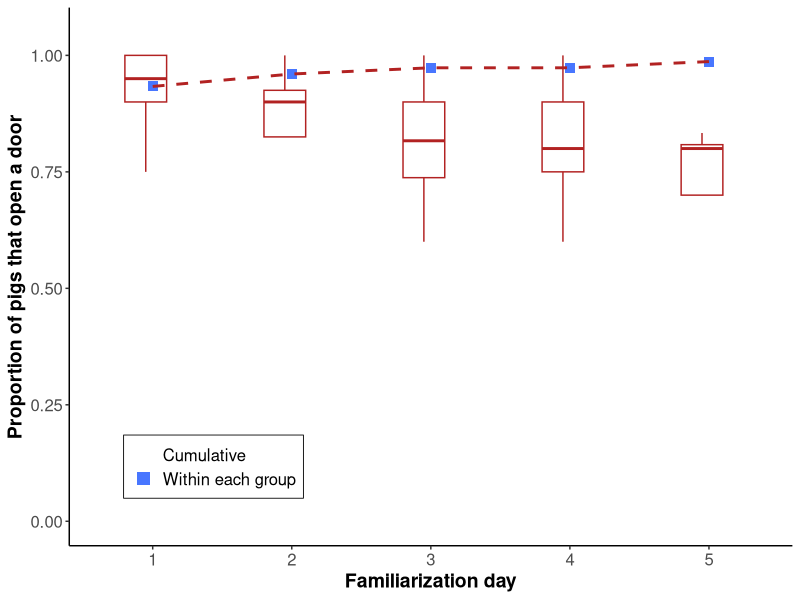

Here is the R script that generated this plot:
## ---- chunk 1
library(tidyverse)     # tidy universe
## ---- chunk 2
my_theme = theme_classic() +
  theme(axis.title = element_text(face = "bold", size = 14),
        axis.text  = element_text(size = 12, angle = 0, vjust = 0.5),
        plot.title = element_text(face = "bold", size = 14),
        panel.grid.major = element_blank(),
        panel.grid.minor = element_blank())
## ---- chunk 3
set.seed(1989)
## ---- chunk 4
dat <- read_csv("../data/Fig-S4-proportion-familiarization.csv")
## ---- chunk 5
dat <- dat %>%
  mutate_at(vars(type,
                 condition,
                 familiarization_day), ~as.factor(.))

dat$type = factor(dat$type, levels = c("group", "cumulative"))
## ---- chunk 6
dat %>% 
  filter(type == "group") %>% 
  group_by(familiarization_day)%>%
  rstatix::get_summary_stats(c(proportion),
                             show = c("mean", "sd", 
                                      "min", "max", 
                                      "median", "iqr")) %>% 
  ungroup()
## ---- chunk 7
plot <- dat %>%
  ggplot() +
  geom_boxplot(data = subset(dat, type == "group"),
               aes(x     = familiarization_day,
                   y     = proportion,
                   col   = type,
                   shape = type),
               fill = NA, outlier.shape = NA, show.legend = FALSE,
               width = 0.3, position = position_nudge(x = -0.05)) +
  geom_point(data = subset(dat, type == "cumulative"),
             aes(x     = familiarization_day,
                 y     = proportion,
                 col   = type,
                 shape = type),
             size = 3,
             position = position_nudge(x = 0.0)) +
  scale_shape_manual(name = "", labels = c("Cumulative", "Within each group"),
                     values = c(16, 15)) +
  scale_colour_manual(name = "", labels = c("Cumulative", "Within each group"),
                      values = c("firebrick", "royalblue1")) +
  geom_line(data = subset(dat, type == "cumulative"),
            aes(x   = familiarization_day,
                y     = proportion,
                group = 1),
            size = 1, linetype = "dashed", col = "firebrick",
            position = position_nudge(x = 0.0)) +
  scale_y_continuous(lim = c(0, 1.05), breaks = seq(0, 1, 0.25)) +
  labs(x = "Familiarization day",
       y = "Proportion of pigs that open a door") +
  my_theme +
  theme(legend.justification = c(0.1, 0.1),
        legend.position      = c(0.1, 0.1),
        legend.background = element_rect(fill     = NA,
                                         colour   = "black",
                                         size     = 0.3,
                                         linetype = "solid"),
        legend.title = element_blank(),
        legend.text  = element_text(size = 12)) +
  guides(shape  = guide_legend(override.aes = list(alpha = 1,
                                                   size  = 4,
                                                   shape = c(16, 15))))
## ---- chunk 8
plot
## ---- chunk 9
citation()
version$version.string
## ---- chunk 10
citation("tidyverse")
## ---- chunk 11
sessionInfo()
